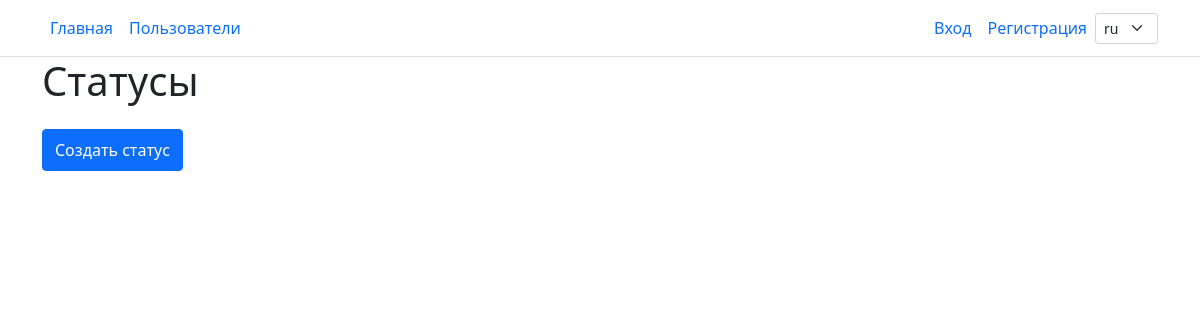
The app's page /statuses/, older data.
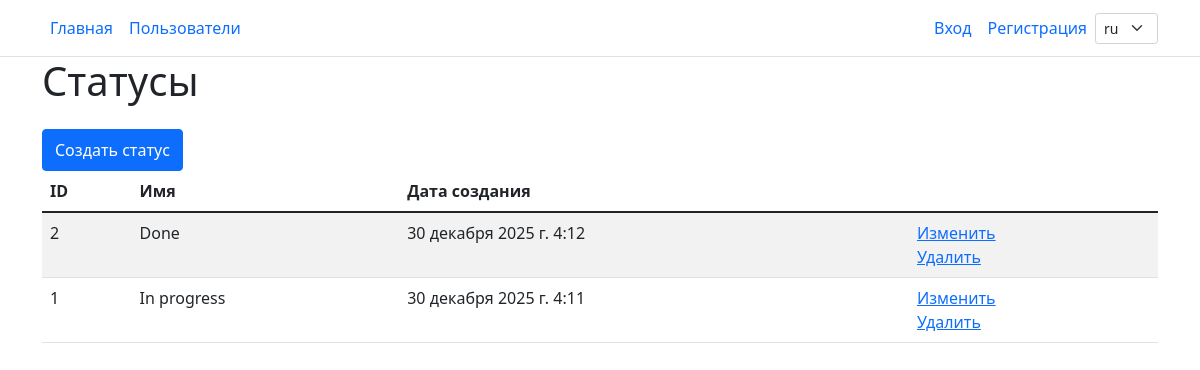
The same page, newer data.
### task_manager/statuses/models.py (models this page shows, shortened)
class TaskState(models.Model):
    name = models.CharField(max_length=100, unique=True)
    created_at = models.DateTimeField(auto_now_add=True)

### task_manager/statuses/views.py (the view)
# urls.py: path('', StatusesListView.as_view(), name='index'),
class StatusesListView(ListView):
    model = TaskState
    template_name = 'statuses/index.html'
    context_object_name = 'statuses'
    def get_queryset(self):
        qs = super().get_queryset()
        return qs.order_by('-created_at')

### task_manager/templates/statuses/index.html
{% extends 'layout.html' %}
{% load i18n %}
{% block content %}
<div class="container wrapper flex-grow-1">
    <h1 class="h1 mb-4 fw-normal text-left">{% trans "Statuses" %}</h1>
    <a class="btn btn-primary py-2" href="{% url 'statuses:create' %}">{% trans "Create status" %}</a>
    {% if statuses %}
    <table class="table table-striped">
        <thead>
        <tr>
            <th>ID</th>
            <th>{% trans "Name" %}</th>
            <th>{% trans "Create date" %}</th>
            <th></th>
        </tr>
        </thead>
        <tbody>
        {% for status in statuses %}
        <tr>
            <td>{{ status.id }}</td>
            <td>{{ status.name }}</td>
            <td>{{ status.created_at }}</td>
            <td>
                <a href="{% url 'statuses:update' status.pk %}">{% trans "Edit" %}</a>
                <br>
                <a href="{% url 'statuses:delete' status.pk %}">{% trans "Remove" %}</a>
            </td>
        </tr>
        {% endfor %}
        </tbody>
    </table>
    {% endif %}
</div>
{% endblock %}

Row changes from the older to the newer data that the page shows:
added TaskState: id "2", name "Done", created_at "30 декабря 2025 г. 4:12"
added TaskState: id "1", name "In progress", created_at "30 декабря 2025 г. 4:11"
Text that changed along with them:
text now shown: "ID Имя Дата создания"
